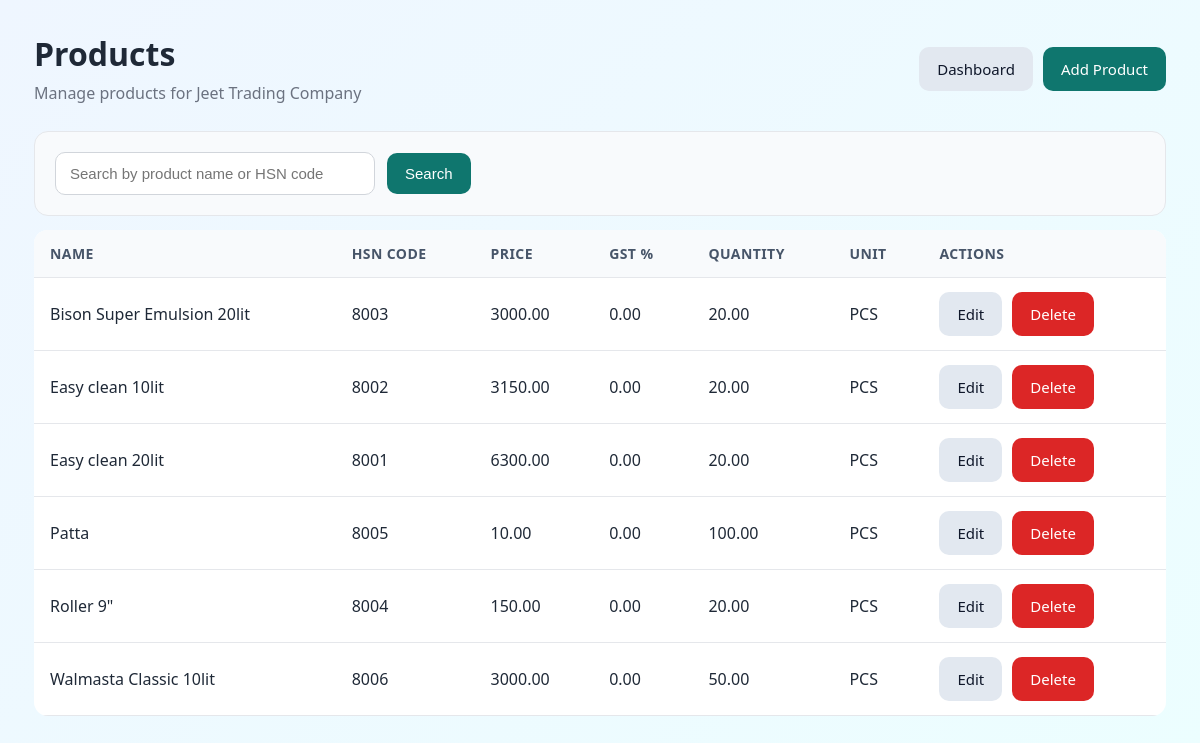
Page /products/ (signed in) on the committed database.
### accounts/models.py (models this page shows, shortened)
class User(AbstractBaseUser, PermissionsMixin):
    shop_name = models.CharField(max_length=150)
    owner_name = models.CharField(max_length=150)
    mobile = models.CharField(max_length=15)
    email = models.EmailField(unique=True)
    address = models.TextField()
    gst_number = models.CharField(max_length=15, blank=True)
    is_staff = models.BooleanField(default=False)
    is_active = models.BooleanField(default=True)
    date_joined = models.DateTimeField(default=timezone.now)
    objects = UserManager()
    USERNAME_FIELD = 'email'
    REQUIRED_FIELDS = ['shop_name', 'owner_name', 'mobile', 'address']
    class Meta:
        ordering = ['shop_name', 'email']

### products/models.py (models this page shows, shortened)
class Product(models.Model):
    class UnitChoices(models.TextChoices):
        LITER = 'LTR', 'LTR'
        KILOGRAM = 'KG', 'KG'
        PIECE = 'PCS', 'PCS'
    user = models.ForeignKey(
        settings.AUTH_USER_MODEL,
        on_delete=models.CASCADE,
        related_name='products',
    )
    name = models.CharField(max_length=150)
    hsn_code = models.CharField(max_length=20)
    price = models.DecimalField(
        max_digits=10,
        decimal_places=2,
        validators=[MinValueValidator(0)],
    )
    gst_percentage = models.DecimalField(
        max_digits=5,
        decimal_places=2,
        validators=[MinValueValidator(0), MaxValueValidator(100)],
    )
    quantity = models.DecimalField(
        max_digits=10,
        decimal_places=2,
        validators=[MinValueValidator(0)],
    )
    unit = models.CharField(max_length=3, choices=UnitChoices.choices, default=UnitChoices.PIECE)
    created_at = models.DateTimeField(auto_now_add=True)
    updated_at = models.DateTimeField(auto_now=True)
    class Meta:
        ordering = ['name', '-created_at']
        unique_together = ('user', 'name', 'hsn_code')

### products/views.py (the view)
# urls.py: path('', ProductListView.as_view(), name='list'),
class ProductListView(UserProductQuerysetMixin, ListView):
    template_name = 'products/product_list.html'
    context_object_name = 'products'
    paginate_by = 20
    def get_queryset(self):
        queryset = super().get_queryset()
        search_query = self.request.GET.get('q', '').strip()
        if search_query:
            queryset = queryset.filter(
                Q(name__icontains=search_query) | Q(hsn_code__icontains=search_query)
            )
        return queryset
    def get_context_data(self, **kwargs):
        context = super().get_context_data(**kwargs)
        context['search_query'] = self.request.GET.get('q', '').strip()
        return context

### products/views.py (called while the page is built)
    def get_queryset(self):
        return Product.objects.filter(user=self.request.user)

### templates/products/product_list.html (shortened to what this page needs)
{% extends "base.html" %}
{% block content %}
<div style="max-width: 1180px; margin: 0 auto; padding: 32px 24px 48px;">
    <div class="top-nav">
        <div>
            <h1 style="margin-bottom: 6px;">Products</h1>
            <p class="muted" style="margin: 0;">Manage products for {{ request.user.shop_name }}</p>
        </div>
        <div class="actions">
            <a class="button-link button-secondary" href="{% url 'accounts:dashboard' %}">Dashboard</a>
            <a class="button-link" href="{% url 'products:add' %}">Add Product</a>
        </div>
    </div>
    <div class="dashboard-card">
        <form method="get" class="inline-form">
            <input type="text" name="q" value="{{ search_query }}" placeholder="Search by product name or HSN code">
            <button type="submit">Search</button>
        </form>
    </div>
    {% if products %}
        <div class="table-wrap">
            <table>
                <thead>
                    <tr>
                        <th>Name</th>
                        <th>HSN Code</th>
                        <th>Price</th>
                        <th>GST %</th>
                        <th>Quantity</th>
                        <th>Unit</th>
                        <th>Actions</th>
                    </tr>
                </thead>
                <tbody>
                    {% for product in products %}
                        <tr>
                            <td>{{ product.name }}</td>
                            <td>{{ product.hsn_code }}</td>
                            <td>{{ product.price }}</td>
                            <td>{{ product.gst_percentage }}</td>
                            <td>{{ product.quantity }}</td>
                            <td>{{ product.unit }}</td>
                            <td>
                                <div class="actions">
                                    <a class="button-link button-secondary" href="{% url 'products:edit' product.pk %}">Edit</a>
                                    <a class="button-link button-danger" href="{% url 'products:delete' product.pk %}">Delete</a>
                                </div>
                            </td>
                        </tr>
                    {% endfor %}
                </tbody>
            </table>
        </div>
    {% else %}
        <div class="empty-state">
            <p style="margin-top: 0;">No products found.</p>
            <p>{% if search_query %}Try a different search keyword.{% else %}Start by adding your first product.{% endif %}</p>
        </div>
    {% endif %}
</div>
{% endblock %}

### templates/base.html (shortened to what this page needs)
<!DOCTYPE html>
<html lang="en">
<head>
</head>
<body>
    {% block content %}{% endblock %}
</body>
</html>

### templates/base.html (style rules this page uses)
:root { --bg: #f4f7fb; --card: #ffffff; --text: #1f2937; --muted: #6b7280; --primary: #0f766e; --primary-dark: #115e59; --border: #d1d5db; --danger: #b91c1c; }
* { box-sizing: border-box; }
body { margin: 0; font-family: "Segoe UI", Tahoma, Geneva, Verdana, sans-serif; background: linear-gradient(135deg, #eff6ff 0%, #ecfeff 100%); color: var(--text); }
h1, h2 { margin-top: 0; }
p { color: inherit; line-height: 1.6; }
form { display: grid; gap: 14px; }
input, textarea { width: 100%; padding: 12px 14px; border: 1px solid var(--border); border-radius: 10px; font-size: 15px; }
button, .button-link { display: inline-flex; align-items: center; justify-content: center; gap: 8px; background: var(--primary); color: #fff; border: none; border-radius: 10px; padding: 12px 18px; font-size: 15px; cursor: pointer; text-decoration: none; }
.muted { color: var(--muted); }
.top-nav { display: flex; justify-content: space-between; align-items: center; margin-bottom: 24px; }
.dashboard-card { background: #f8fafc; border: 1px solid #e5e7eb; border-radius: 14px; padding: 20px; margin-bottom: 14px; }
.table-wrap { overflow-x: auto; }
table { width: 100%; border-collapse: collapse; background: #fff; border-radius: 14px; overflow: hidden; }
th, td { padding: 14px 16px; border-bottom: 1px solid #e5e7eb; text-align: left; white-space: nowrap; }
th { background: #f8fafc; font-size: 14px; text-transform: uppercase; letter-spacing: 0.03em; color: #475569; }
.actions { display: flex; gap: 10px; flex-wrap: wrap; }
.button-secondary { background: #e2e8f0; color: #0f172a; }
.button-danger { background: #dc2626; }
.inline-form { display: flex; gap: 12px; align-items: center; }
.inline-form input { max-width: 320px; }

### rows in the picture
User: user.shop_name "Jeet Trading Company"
Product: name "Bison Super Emulsion 20lit", hsn_code "8003", price "3000.00", gst_percentage "0.00", quantity "20.00", unit "PCS"
Product: name "Easy clean 10lit", hsn_code "8002", price "3150.00", gst_percentage "0.00", quantity "20.00", unit "PCS"
Product: name "Easy clean 20lit", hsn_code "8001", price "6300.00", gst_percentage "0.00", quantity "20.00", unit "PCS"
Product: name "Patta", hsn_code "8005", price "10.00", gst_percentage "0.00", quantity "100.00", unit "PCS"
Product: name "Roller 9\"", hsn_code "8004", price "150.00", gst_percentage "0.00", quantity "20.00", unit "PCS"
Product: name "Walmasta Classic 10lit", hsn_code "8006", price "3000.00", gst_percentage "0.00", quantity "50.00", unit "PCS"
